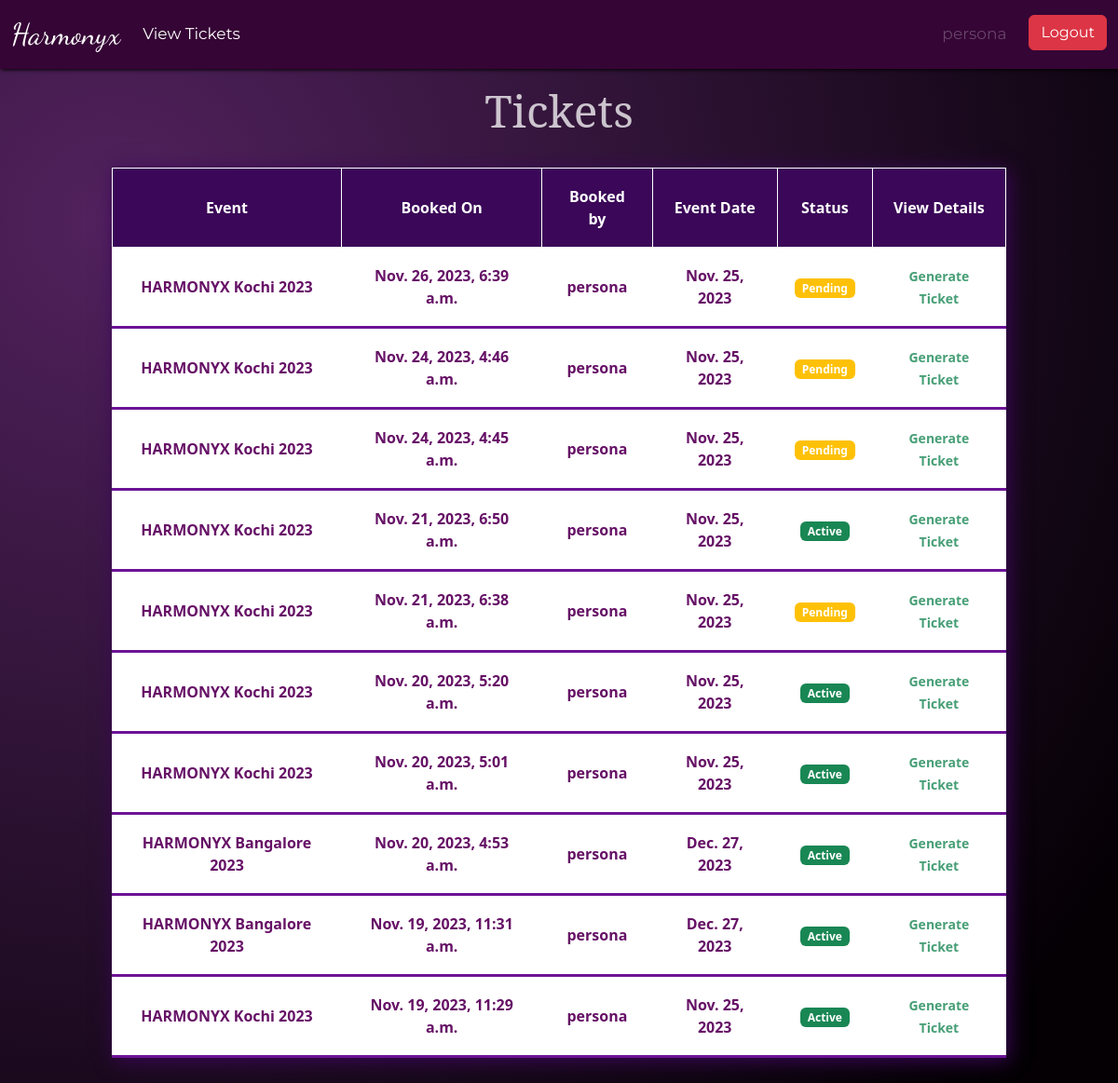
The app's page /TicketApp/all_tickets/ (signed in) with its own data.
### user/models.py (models this page shows)
class User(AbstractUser):
    is_customer = models.BooleanField(default = False)
    is_engineer = models.BooleanField(default = False)
    def __str__(self):
        return self.username

### TicketApp/models.py (models this page shows)
class Ticket(models.Model):
    status_choice = (
        'Active', 'Active',
        'Completed', 'Completed',
        'Pending', 'Pending'
    )
    ticket_number = models.UUIDField(default = uuid.uuid4)
    event_title = models.ForeignKey(Event, on_delete = models.CASCADE, related_name='title_event')
    number_of_person = models.IntegerField(blank = False, null = False)
    person_mail_address = models.EmailField()
    person_mobile_number = models.IntegerField()
    created_by = models.ForeignKey(User, on_delete = models.CASCADE, related_name = 'created_by')
    date_created = models.DateTimeField(auto_now_add = True)
    assigned_to = models.ForeignKey(User, on_delete = models.DO_NOTHING, null = True, blank = True, related_name='assigned_to')
    is_resolved = models.BooleanField(default = False)
    accepted_date = models.DateTimeField(null = True, blank = True)
    closed_date = models.DateTimeField(null = True, blank = True)
    ticket_status = models.CharField(max_length = 50)

### App/models.py (models this page shows)
class Event(models.Model):
    event_title = models.CharField(max_length = 30, blank = False, null = False)
    event_description = models.CharField(max_length=255)
    event_image = models.ImageField(upload_to='events')
    event_venue = models.CharField(max_length=100, blank=True, null=True)
    event_date = models.DateField()
    event_time = models.TimeField()
    def __str__(self):
        return self.event_title

### TicketApp/views.py (the view)
# urls.py: path('all_tickets/', views.all_Tickets, name = 'all_tickets'),
def all_Tickets(request):
    tickets = Ticket.objects.filter(created_by = request.user).order_by('-date_created')
    context = {
        'tickets': tickets
    }
    return render(request, 'TicketApp/all_tickets.html', context)

### templates/TicketApp/all_tickets.html (shortened to what this page needs)
{% extends 'TicketApp/ticketbase.html' %}
{% block content %}
<body id="tablebody_alltickets">
    <h1 class="card-title text-center text-white m-3 opacity-75">Tickets</h1>
    <table id="" class="all_tickets_table mx-auto mt-3 mb-5 table-bordered">
        <thead>
            <tr>
                <th>Event</th>
                <th>Booked On</th>
                <th>Booked by</th>
                <th>Event Date</th>
                <th>Status</th>
                <th>View Details</th>
            </tr>
        </thead>
        {% for ticket in tickets %}
        <tbody>
        <tr>
            <td>{{ticket.event_title}}</td>
            <td>{{ticket.date_created}}</td>
            <td>{{request.user}}</td>
            <td>{{ticket.event_title.event_date}}</td>
        {% if ticket.ticket_status == "Active" %}
            <td><span class="badge bg-success">
                Active
            </span></td>
            {% elif ticket.ticket_status == "Pending" %}
            <td><span class="badge bg-warning">
                Pending
            </span></td>
            {% elif ticket.ticket_status == "Completed" %}
            <td><span class="badge bg-success">
                Completed
            </span></td>
        {% endif %}
            <td><small>
                <a href="{% url 'ticket_details' ticket.pk %}" class="text-success">Generate Ticket</a>
            </small></td>
        </tr>
    </tbody>
        {% endfor %}
    </table>
</body>
{% endblock %}

### templates/TicketApp/ticketbase.html (shortened to what this page needs)
{% load static %}
<!DOCTYPE html>
<html lang="en">
<head>
    <link rel="stylesheet" href="https://cdn.jsdelivr.net/npm/bootstrap-icons@1.11.1/font/bootstrap-icons.css">
    <link href='https://unpkg.com/boxicons@2.1.4/css/boxicons.min.css' rel='stylesheet'>
    <link href="https://cdn.jsdelivr.net/npm/bootstrap@5.3.2/dist/css/bootstrap.min.css" rel="stylesheet">
    <link rel="stylesheet" href="{% static '/css/style.css' %}">
</head>
<body>
  {% if request.user.is_customer %}
    <nav class="ticketbasenav navbar navbar-expand-lg">
        <div class="container-fluid">
          <a class="navbar-brand text-white fs-2" href="{% url 'home' %}" id="brandname">Harmonyx</a>
          <div class="collapse navbar-collapse" id="navbarSupportedContent">
            <ul class="navbar-nav me-auto mb-2 mb-lg-0">
              <li class="nav-item">
                <a class="nav-link active text-white" href="{% url 'all_tickets' %}">View Tickets</a>
              </li>
            </ul>
            <ul class="navbar-nav ms-auto">
              <li class="nav-item">
                <a class="nav-link disabled text-white opacity-25 me-3" href="" tabindex="-1" aria-disabled="true">{{request.user.username}}</a>
              </li>
              <li class="nav-item">
                <a class="btn btn-danger" href="{% url 'logout' %}">Logout</a>
              </li>
            </ul>
          </div>
        </div>
      </nav>
      {% endif %}
  {% block content %}{% endblock %}
</body>
</html>

### static/css/style.css (style rules this page uses)
* { margin: 0; padding: 0; box-sizing: border-box; scroll-behavior: smooth; }
:root { --body-color: radial-gradient( circle farthest-corner at 10% 20%, rgb(82, 34, 94) 0%, rgba(4,0,4,1) 90% ); --nav-color: rgb(53, 5, 53); --loginregister-bg: rgba(37, 36, 36, 0.897) }
.navbar { background-color: var(--nav-color); box-shadow: 1px 1px 4px black; }
.navbar li { font-family: 'Montserrat', sans-serif; font-size: 17px; }
#brandname { font-family: 'Dancing Script', cursive; }
.card-title { font-family: 'Noto Serif', serif; font-weight: 400; font-size: 3rem; }
#tablebody_alltickets { background-image: var(--body-color); }
#tablebody_alltickets .text-success { text-decoration: none; opacity: 0.8; }
#tablebody_alltickets { display: flex; flex-direction: column; }
.all_tickets_table { border-collapse: collapse; background-color: #ffffff; box-shadow: 3px 3px 20px rgb(59, 7, 88); }
.all_tickets_table thead th { color: #fff; }
.all_tickets_table thead tr { background-color: rgb(59, 7, 88); }
.all_tickets_table tbody tr:last-of-type { border-bottom: 3px solid rgb(108, 19, 150); }
#tablebody_alltickets td, th { color: rgb(102, 17, 102); font-weight: bolder; }
#tablebody_alltickets table { text-align: center; max-width: 60rem; }
#ticketqueue_body table, th, tr, td { border: 2px solid #fff; padding: 18px; }

### records on screen
User: user.username "persona", user "persona"
Ticket: event_title "HARMONYX Kochi 2023", date_created "Nov. 26, 2023, 6:39 a.m.", event_title.event_date "Nov. 25, 2023", ticket_status "Pending"
Ticket: event_title "HARMONYX Kochi 2023", date_created "Nov. 24, 2023, 4:46 a.m.", event_title.event_date "Nov. 25, 2023", ticket_status "Pending"
Ticket: event_title "HARMONYX Kochi 2023", date_created "Nov. 24, 2023, 4:45 a.m.", event_title.event_date "Nov. 25, 2023", ticket_status "Pending"
Ticket: event_title "HARMONYX Kochi 2023", date_created "Nov. 21, 2023, 6:50 a.m.", event_title.event_date "Nov. 25, 2023", ticket_status "Active"
Ticket: event_title "HARMONYX Kochi 2023", date_created "Nov. 21, 2023, 6:38 a.m.", event_title.event_date "Nov. 25, 2023", ticket_status "Pending"
Ticket: event_title "HARMONYX Kochi 2023", date_created "Nov. 20, 2023, 5:20 a.m.", event_title.event_date "Nov. 25, 2023", ticket_status "Active"
Ticket: event_title "HARMONYX Kochi 2023", date_created "Nov. 20, 2023, 5:01 a.m.", event_title.event_date "Nov. 25, 2023", ticket_status "Active"
Ticket: event_title "HARMONYX Bangalore 2023", date_created "Nov. 20, 2023, 4:53 a.m.", event_title.event_date "Dec. 27, 2023", ticket_status "Active"
Ticket: event_title "HARMONYX Bangalore 2023", date_created "Nov. 19, 2023, 11:31 a.m.", event_title.event_date "Dec. 27, 2023", ticket_status "Active"
Ticket: event_title "HARMONYX Kochi 2023", date_created "Nov. 19, 2023, 11:29 a.m.", event_title.event_date "Nov. 25, 2023", ticket_status "Active"
